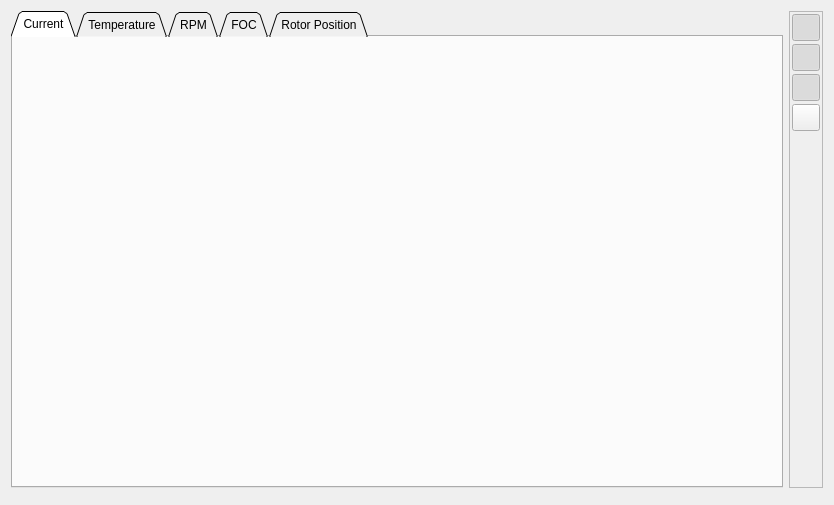
<?xml version="1.0" encoding="UTF-8"?>
<ui version="4.0">
 <class>PageRtData</class>
 <widget class="QWidget" name="PageRtData">
  <property name="geometry">
   <rect>
    <x>0</x>
    <y>0</y>
    <width>834</width>
    <height>505</height>
   </rect>
  </property>
  <property name="windowTitle">
   <string>Form</string>
  </property>
  <layout class="QVBoxLayout" name="verticalLayout_6">
   <item>
    <layout class="QHBoxLayout" name="horizontalLayout">
     <item>
      <widget class="QTabWidget" name="tabWidget">
       <property name="tabShape">
        <enum>QTabWidget::Triangular</enum>
       </property>
       <property name="currentIndex">
        <number>0</number>
       </property>
       <widget class="QWidget" name="tab">
        <attribute name="title">
         <string>Current</string>
        </attribute>
        <layout class="QVBoxLayout" name="verticalLayout_2">
         <item>
          <widget class="QCustomPlot" name="currentPlot" native="true"/>
         </item>
        </layout>
       </widget>
       <widget class="QWidget" name="tab_2">
        <attribute name="title">
         <string>Temperature</string>
        </attribute>
        <layout class="QVBoxLayout" name="verticalLayout_3" stretch="1,0">
         <item>
          <widget class="QCustomPlot" name="tempPlot" native="true"/>
         </item>
         <item>
          <layout class="QHBoxLayout" name="horizontalLayout_3">
           <item>
            <widget class="QCheckBox" name="tempShowMosfetBox">
             <property name="toolTip">
              <string>Show MOSFET temperature</string>
             </property>
             <property name="text">
              <string>MOSFET</string>
             </property>
             <property name="checked">
              <bool>true</bool>
             </property>
            </widget>
           </item>
           <item>
            <widget class="QCheckBox" name="tempShowMotorBox">
             <property name="toolTip">
              <string>Show motor temperature</string>
             </property>
             <property name="text">
              <string>Motor</string>
             </property>
             <property name="checked">
              <bool>true</bool>
             </property>
            </widget>
           </item>
           <item>
            <spacer name="horizontalSpacer">
             <property name="orientation">
              <enum>Qt::Horizontal</enum>
             </property>
             <property name="sizeHint" stdset="0">
              <size>
               <width>40</width>
               <height>20</height>
              </size>
             </property>
            </spacer>
           </item>
          </layout>
         </item>
        </layout>
       </widget>
       <widget class="QWidget" name="tab_3">
        <attribute name="title">
         <string>RPM</string>
        </attribute>
        <layout class="QVBoxLayout" name="verticalLayout_4">
         <item>
          <widget class="QCustomPlot" name="rpmPlot" native="true"/>
         </item>
        </layout>
       </widget>
       <widget class="QWidget" name="tab_4">
        <attribute name="title">
         <string>FOC</string>
        </attribute>
        <layout class="QVBoxLayout" name="verticalLayout_5">
         <item>
          <widget class="QCustomPlot" name="focPlot" native="true"/>
         </item>
        </layout>
       </widget>
       <widget class="QWidget" name="tab_5">
        <attribute name="title">
         <string>Rotor Position</string>
        </attribute>
        <layout class="QHBoxLayout" name="horizontalLayout_2">
         <item>
          <layout class="QVBoxLayout" name="verticalLayout_8">
           <item>
            <widget class="QCustomPlot" name="posPlot" native="true">
             <property name="sizePolicy">
              <sizepolicy hsizetype="Preferred" vsizetype="MinimumExpanding">
               <horstretch>0</horstretch>
               <verstretch>0</verstretch>
              </sizepolicy>
             </property>
            </widget>
           </item>
          </layout>
         </item>
        </layout>
       </widget>
      </widget>
     </item>
     <item>
      <widget class="QFrame" name="buttonFrame">
       <property name="sizePolicy">
        <sizepolicy hsizetype="Fixed" vsizetype="Preferred">
         <horstretch>0</horstretch>
         <verstretch>0</verstretch>
        </sizepolicy>
       </property>
       <property name="frameShape">
        <enum>QFrame::StyledPanel</enum>
       </property>
       <property name="frameShadow">
        <enum>QFrame::Plain</enum>
       </property>
       <layout class="QVBoxLayout" name="verticalLayout">
        <property name="spacing">
         <number>3</number>
        </property>
        <property name="leftMargin">
         <number>2</number>
        </property>
        <property name="topMargin">
         <number>2</number>
        </property>
        <property name="rightMargin">
         <number>2</number>
        </property>
        <property name="bottomMargin">
         <number>2</number>
        </property>
        <item>
         <widget class="QToolButton" name="autoscaleButton">
          <property name="sizePolicy">
           <sizepolicy hsizetype="Fixed" vsizetype="Fixed">
            <horstretch>0</horstretch>
            <verstretch>0</verstretch>
           </sizepolicy>
          </property>
          <property name="font">
           <font>
            <pointsize>3</pointsize>
           </font>
          </property>
          <property name="toolTip">
           <string>Autoscale plots with incoming samples</string>
          </property>
          <property name="text">
           <string/>
          </property>
          <property name="icon">
           <iconset resource="../res.qrc">
            <normaloff>:/res/icons/size_off.png</normaloff>
            <normalon>:/res/icons/size_on.png</normalon>:/res/icons/size_off.png</iconset>
          </property>
          <property name="iconSize">
           <size>
            <width>20</width>
            <height>20</height>
           </size>
          </property>
          <property name="checkable">
           <bool>true</bool>
          </property>
          <property name="checked">
           <bool>true</bool>
          </property>
         </widget>
        </item>
        <item>
         <widget class="QToolButton" name="zoomHButton">
          <property name="sizePolicy">
           <sizepolicy hsizetype="Fixed" vsizetype="Fixed">
            <horstretch>0</horstretch>
            <verstretch>0</verstretch>
           </sizepolicy>
          </property>
          <property name="font">
           <font>
            <pointsize>3</pointsize>
           </font>
          </property>
          <property name="toolTip">
           <string>Enable horizontal zoom</string>
          </property>
          <property name="text">
           <string/>
          </property>
          <property name="icon">
           <iconset resource="../res.qrc">
            <normaloff>:/res/icons/expand_off.png</normaloff>
            <normalon>:/res/icons/expand_on.png</normalon>:/res/icons/expand_off.png</iconset>
          </property>
          <property name="iconSize">
           <size>
            <width>20</width>
            <height>20</height>
           </size>
          </property>
          <property name="checkable">
           <bool>true</bool>
          </property>
          <property name="checked">
           <bool>true</bool>
          </property>
         </widget>
        </item>
        <item>
         <widget class="QToolButton" name="zoomVButton">
          <property name="sizePolicy">
           <sizepolicy hsizetype="Fixed" vsizetype="Fixed">
            <horstretch>0</horstretch>
            <verstretch>0</verstretch>
           </sizepolicy>
          </property>
          <property name="font">
           <font>
            <pointsize>3</pointsize>
           </font>
          </property>
          <property name="toolTip">
           <string>Enable vertical zoom</string>
          </property>
          <property name="text">
           <string/>
          </property>
          <property name="icon">
           <iconset resource="../res.qrc">
            <normaloff>:/res/icons/expand_v_off.png</normaloff>
            <normalon>:/res/icons/expand_v_on.png</normalon>:/res/icons/expand_v_off.png</iconset>
          </property>
          <property name="iconSize">
           <size>
            <width>20</width>
            <height>20</height>
           </size>
          </property>
          <property name="checkable">
           <bool>true</bool>
          </property>
          <property name="checked">
           <bool>true</bool>
          </property>
         </widget>
        </item>
        <item>
         <widget class="QToolButton" name="rescaleButton">
          <property name="toolTip">
           <string>Rescale plots to fit</string>
          </property>
          <property name="text">
           <string/>
          </property>
          <property name="icon">
           <iconset resource="../res.qrc">
            <normaloff>:/res/icons/size_off.png</normaloff>:/res/icons/size_off.png</iconset>
          </property>
          <property name="iconSize">
           <size>
            <width>20</width>
            <height>20</height>
           </size>
          </property>
         </widget>
        </item>
        <item>
         <spacer name="verticalSpacer">
          <property name="orientation">
           <enum>Qt::Vertical</enum>
          </property>
          <property name="sizeHint" stdset="0">
           <size>
            <width>20</width>
            <height>40</height>
           </size>
          </property>
         </spacer>
        </item>
       </layout>
      </widget>
     </item>
    </layout>
   </item>
   <item>
    <widget class="RtDataText" name="rtText" native="true"/>
   </item>
  </layout>
 </widget>
 <customwidgets>
  <customwidget>
   <class>QCustomPlot</class>
   <extends>QWidget</extends>
   <header>widgets/qcustomplot.h</header>
   <container>1</container>
  </customwidget>
  <customwidget>
   <class>RtDataText</class>
   <extends>QWidget</extends>
   <header>widgets/rtdatatext.h</header>
   <container>1</container>
  </customwidget>
 </customwidgets>
 <resources>
  <include location="../res.qrc"/>
 </resources>
 <connections/>
</ui>
